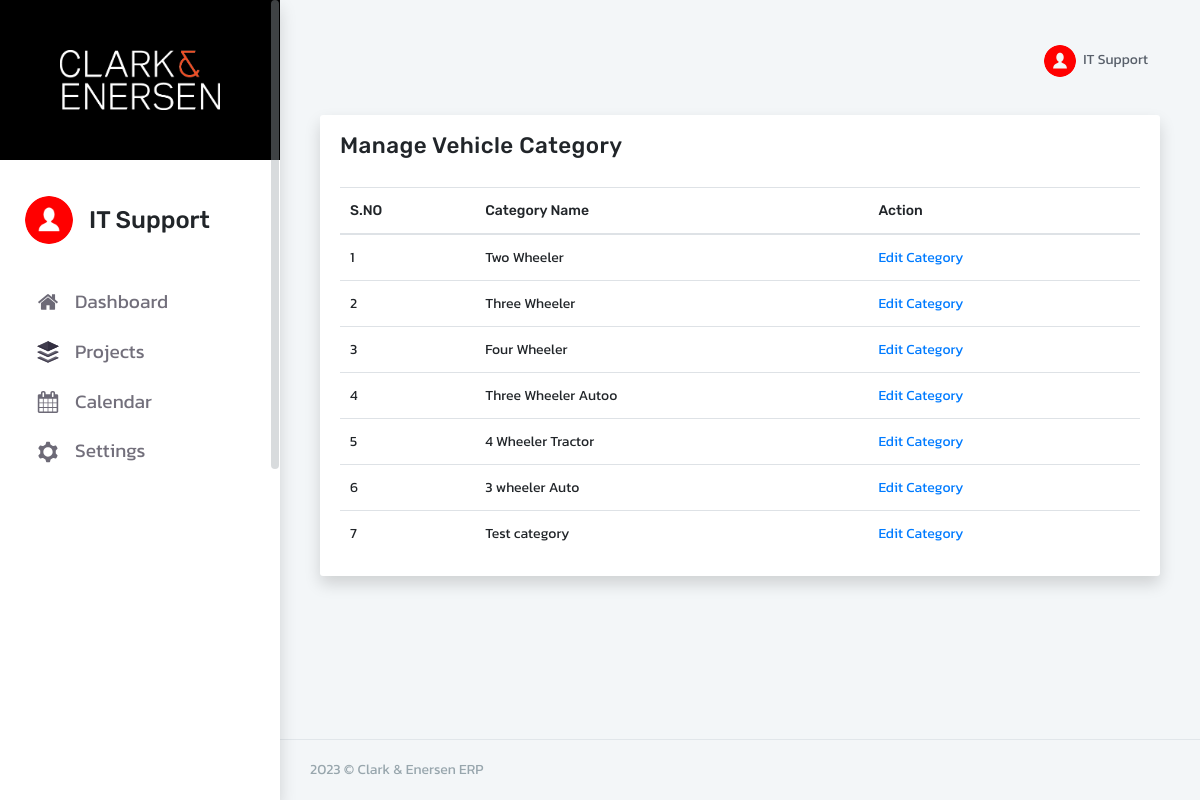
Page /admin/manage-category.php (signed in) on the committed database.
### tables this page shows
CREATE TABLE `tbluser` (
  `ID` int(11) NOT NULL,
  `FullName` varchar(120) DEFAULT NULL,
  `MobileNo` bigint(10) DEFAULT NULL,
  `Email` varchar(120) DEFAULT NULL,
  `Password` varchar(120) DEFAULT NULL,
  `RegDate` timestamp NULL DEFAULT current_timestamp(),
  `active` varchar(3) DEFAULT NULL,
  `admin` varchar(3) DEFAULT NULL,
  `fk_discipline` int(3) DEFAULT NULL,
  `fk_office` int(2) DEFAULT NULL,
  `fk_reports` int(3) DEFAULT NULL,
  `Board` int(2) DEFAULT NULL,
  `Deleted` int(2) DEFAULT NULL,
  `timezone` int(2) NOT NULL
);

CREATE TABLE `tblcategory` (
  `ID` int(11) NOT NULL,
  `VehicleCat` varchar(120) DEFAULT NULL
);

### admin/manage-category.php (the view, shortened to what this page needs)
<?php
include('includes/dbconnection.php');
if (strlen($_SESSION['adid'] == 0)) {
    header('location:logout.php');
} else {
?>
    <!doctype html>
    <html lang="en">
    <head>
        <link href="assets/css/bootstrap.min.css" rel="stylesheet" type="text/css" />
        <link href="assets/css/icons.css" rel="stylesheet" type="text/css" />
        <link href="assets/css/metismenu.min.css" rel="stylesheet" type="text/css" />
        <link href="assets/css/style.css" rel="stylesheet" type="text/css" />
    </head>
    <body>
        <div id="wrapper">
            <?php include_once('includes/sidebar.php'); ?>
            <div class="content-page">
                <?php include_once('includes/header.php'); ?>
                <div class="content">
                    <div class="container-fluid">
                        <div class="row">
                            <div class="col-12">
                                <div class="card-box shadow">
                                    <h4 class="m-t-0 header-title">Manage Vehicle Category</h4>
                                    <div class="row">
                                        <div class="col-12">
                                            <div class="p-20">
                                                <table class="table mb-0">
                                                    <thead>
                                                        <tr>
                                                            <th>S.NO</th>
                                                            <th>Category Name</th>
                                                            <th>Action</th>
                                                        </tr>
                                                    </thead>
                                                    <?php
                                                    $rno = mt_rand(10000, 99999);
                                                    $ret = mysqli_query($con, "select * from tblcategory");
                                                    $cnt = 1;
                                                    while ($row = mysqli_fetch_array($ret)) {
                                                    ?>
                                                        <tr>
                                                            <td><?php echo $cnt; ?></td>
                                                            <td><?php echo $row['VehicleCat']; ?></td>
                                                            <td><a href="edit-category.php?editid=<?php echo base64_encode($row['ID'] . $rno); ?>">Edit Category</a>
                                                        </tr>
                                                    <?php
                                                        $cnt = $cnt + 1;
                                                    } ?>
                                                </table>
                                            </div>
                                        </div>
                                    </div>
                                </div>
                            </div>
                        </div>
                    </div>
                </div>
                <?php include_once('includes/footer.php'); ?>
            </div>
        </div>
    </body>
    </html>
<?php }  ?>

### admin/includes/sidebar.php (shortened to what this page needs)
<div class="left side-menu shadow">
    <div class="slimscroll-menu" id="remove-scroll">
        <div class="topbar-left d-flex align-items-center justify-content-center">
            <img src="assets/images/logo.png" alt="user-img" width="160" class="img-fluid bg-white">
        </div>
        <div class="user-box d-flex align-items-center">
            <div class="user-img">
                <img src="assets/images/user.png" alt="user-img" width="80" class="rounded-circle img-fluid bg-white">
            </div>
            <?php
              $uid = $_SESSION['adid'];
              $ret = mysqli_query($con, "select FullName from tbluser where ID='$uid'");
              $row = mysqli_fetch_array($ret);
              $name = $row['FullName'];
              ?>
            <h3 class="text-center"><?php echo $name; ?></a> </h3>
        </div>
        <div id="sidebar-menu">
            <ul class="metismenu" id="side-menu">
                <li>
                    <a href="dashboard.php">
                        <img src="assets/images/home-svg.svg" alt="home-img" width="22"><span class="badge badge-danger badge-pill float-right"></span> <span class="ml-3"> Dashboard </span>
                    </a>
                </li>
                <li>
                    <a href="javascript: void(0);"><img src="assets/images/layers-svg.svg" alt="layers-img" width="22"><span class="ml-3"> Projects </span> <span class="menu-arrow"></span></a>
                </li>
                <li>
                    <a href="javascript: void(0);"><img src="assets/images/calendar-svg.svg" alt="calendar-img" width="22"><span class="ml-3"> Calendar</span> <span class="menu-arrow"></span></a>
                </li>
                <li>
                    <a href="javascript: void(0);"><img src="assets/images/settings-svg.svg" alt="layers-img" width="22"><span class="ml-3"> Settings </span> <span class="menu-arrow"></span></a>
                </li>
            </ul>
        </div>
    </div>
</div>

### admin/includes/header.php (shortened to what this page needs)
         <div class="topbar">
             <nav class="navbar-custom">
                 <ul class="list-unstyled topbar-right-menu float-right mb-0">
                     <?php
	$adid=$_SESSION['adid'];
	$ret=mysqli_query($con,"select FullName from tbluser where ID='$adid'");
	$row=mysqli_fetch_array($ret);
	$name=$row['FullName'];
?>
                     <li class="dropdown notification-list">
                         <a class="nav-link dropdown-toggle nav-user" data-toggle="dropdown" href="#" role="button"
                            aria-haspopup="false" aria-expanded="false">
                             <img src="assets/images/user.png" alt="user" class="rounded-circle"> <span class="ml-1"><?php echo $name; ?> <i class="mdi mdi-chevron-down"></i> </span>
                         </a>
                     </li>
                 </ul>
             </nav>
         </div>

### rows in the picture
tbluser: FullName "IT Support"
tblcategory: VehicleCat "Two Wheeler"
tblcategory: VehicleCat "Three Wheeler"
tblcategory: VehicleCat "Four Wheeler"
tblcategory: VehicleCat "Three Wheeler Autoo"
tblcategory: VehicleCat "4 Wheeler Tractor"
tblcategory: VehicleCat "3 wheeler Auto"
tblcategory: VehicleCat "Test category"
